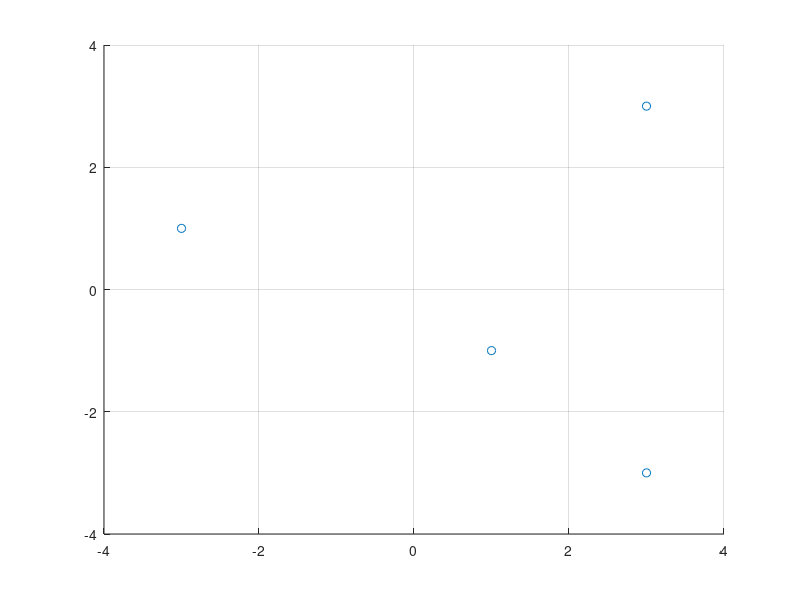
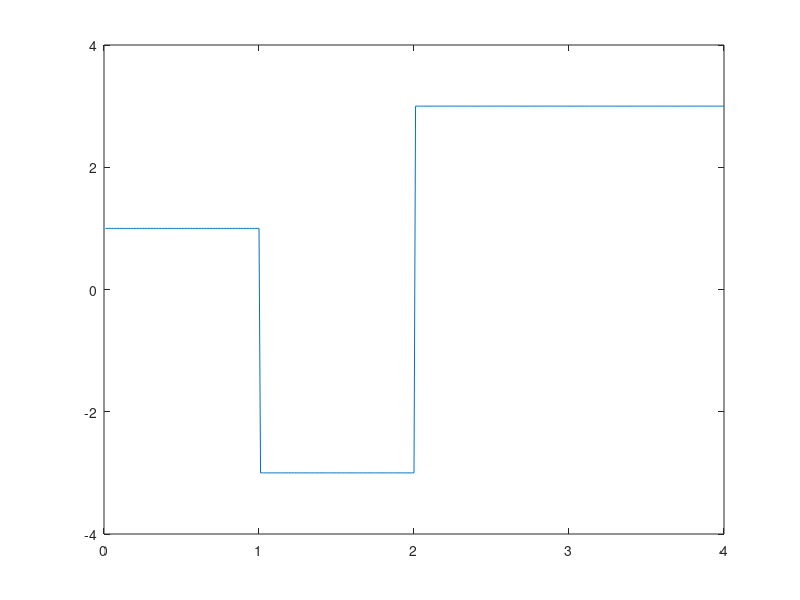
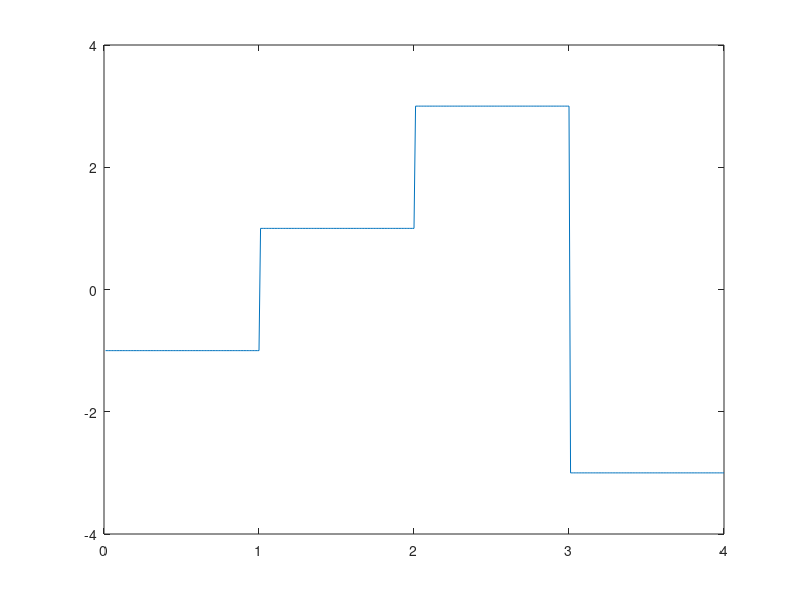
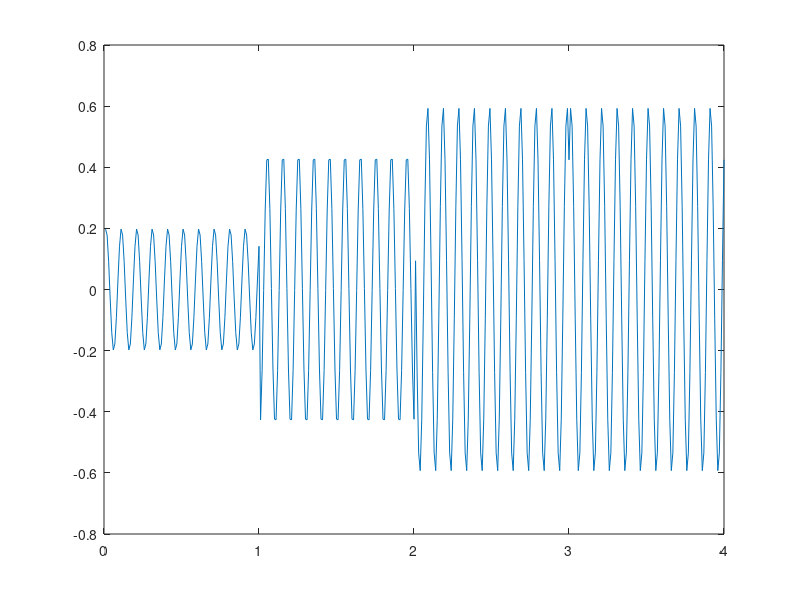

Here is the MATLAB script that generated these plots, in order:
clear;

% Parameter Setting
Tsym = 1;
Nsym = 4;
Fs = 100;
Fc = 10;
Fe = 0;
N0 = 0;

% Simulation
t = [Tsym/Fs : Tsym/Fs : Tsym*Nsym];
Tmax = length(t);

% Symbol 생성
M=16;
symTable = zeros(1,16);
for i = 1:M
    if floor((i-1)/4) == 0
        a=-1;
        b=-1;
    elseif floor((i-1)/4) == 1
        a=1;
        b=-1;
        
    elseif floor((i-1)/4) == 2
        a=-1;
        b=1;
    else
        a=1;
        b=1;
    end
    
    if mod(i-1,4) == 0
        realSym = a*3;
        imagSym = b*1;
    elseif mod(i-1,4) ==1
        realSym = a*1;
        imagSym = b*1;
    elseif mod(i-1,4) == 2
        realSym = a*3;
        imagSym = b*3;
    else
        realSym = a*1;
        imagSym = b*3;
    end
    
    symTable(i) = realSym+j*imagSym;
%     i_m = 2*pi*(i-1)/M + pi/4;
%     symTable(i) = cos(i_m) + j*sin(i_m);
end

% Basis Signal 생성
phi1 = cos(2*pi*Fc*t(1:Tsym*Fs));
Es = norm(phi1);
phi1 = phi1/Es;

phi2 = -sin(2*pi*Fc*t(1:Tsym*Fs));
Es = norm(phi2);
phi2 = phi2/Es;

%% TX

m = randi(M,1,Nsym);

m = [6,9,15,7];

% 심볼신호 만들기
for i = 1:length(m)
    if floor((m(i)-1)/4) == 0
        a=-1;
        b=-1;
    elseif floor((m(i)-1)/4) == 1
        a=1;
        b=-1;    
    elseif floor((m(i)-1)/4) == 2
        a=-1;
        b=1;
    else
        a=1;
        b=1;
    end

    if mod(m(i)-1,4) == 0
        realSymR = a*3;
        imagSymR = b*1;
    elseif mod(m(i)-1,4) ==1
        realSymR = a*1;
        imagSymR = b*1;
    elseif mod(m(i)-1,4) == 2
       realSymR = a*3;
       imagSymR = b*3;
    else
        realSymR = a*1;
        imagSymR = b*3;
    end

    bbSym(i) = realSymR+j*imagSymR;
end

% Up-conversion (DAC 포함)
RFsignal = zeros(1,Tmax);
for iterT = 1:Tmax
    iterSym = floor((iterT-1)/Fs)+1;
    realSymbol(iterT) = real(bbSym(iterSym));
    imageSymbol(iterT)= imag(bbSym(iterSym));
    
    RFsignal(iterT) = real(bbSym(iterSym))*cos(2*pi*Fc*t(iterT))/Es - imag(bbSym(iterSym))*sin(2*pi*Fc*t(iterT))/Es;
end

% 실수부 (I-Channel)
figure(2)
plot(t,realSymbol);
axis([0 4 -4 4]);

% 허수부 (Q-Channel)
figure(3)
plot(t,imageSymbol);
axis([0 4 -4 4]);


%참고1 - signal 보여주기
figure(4)
plot(t,RFsignal);
xlim([0 4]);

% 참고2 - 심볼신호 보여주기
s = zeros(2,Nsym);
for i = 1:Nsym
    intStart = 1+(i-1)*Tsym*Fs;
    intEnd = i*Tsym*Fs;
    s(1,i) = sum(RFsignal(intStart:intEnd).*phi1);
    s(2,i) = sum(RFsignal(intStart:intEnd).*phi2);
end
figure(1)
scatter(s(1,:),s(2,:),'r*');
grid on;
axis([-4 4 -4 4]);